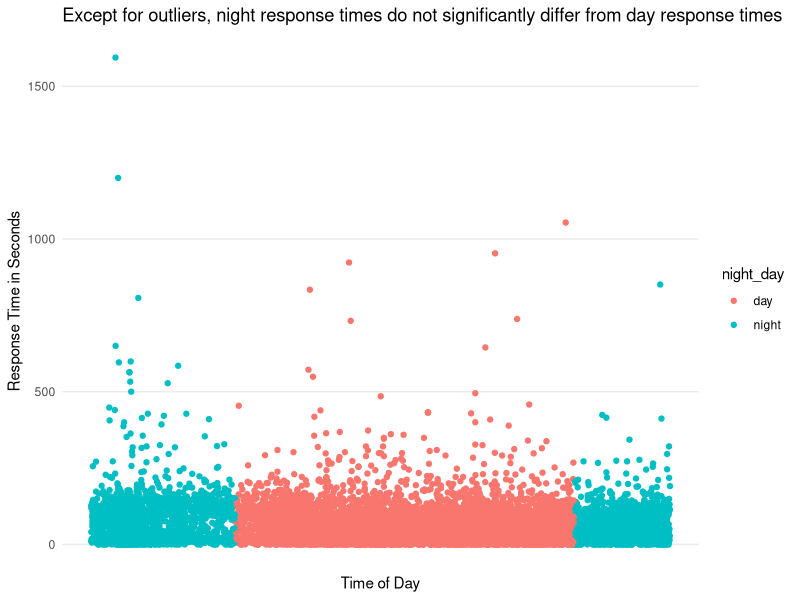
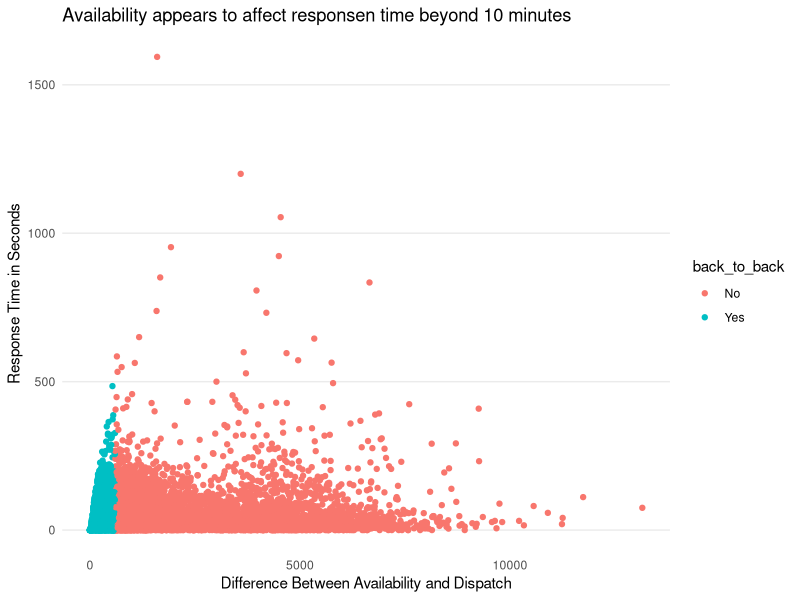
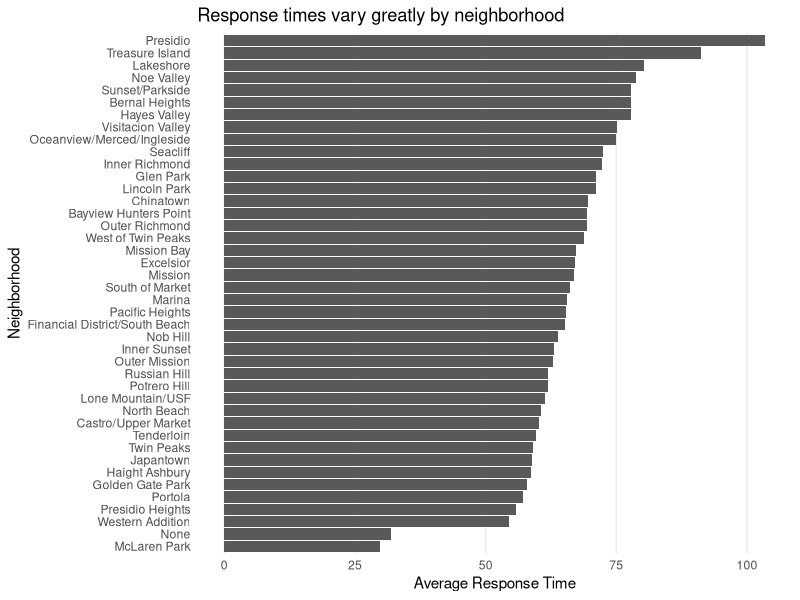

Source code (R) for these figures, in order:
## ---- chunk 1

library(tidyverse)

# This is the original code I used to read in a sample of the data set.  I'm keeping it here for reproducibility.
# 
# sample_data <- read_csv("Fire_Department_Calls_For_Service__2016_.csv",
#                         n_max = 10000)
# 
# write_csv(sample_data, "fire_subset.csv")

sample_data <- read_csv("fire_subset.csv") # this writes the actual file


## ---- chunk 2

glimpse(sample_data)

## ---- chunk 3

library(lubridate)

data_night <- sample_data %>% 
  select(RowID, `Call Number`, `Dispatch DtTm`, `Response DtTm`) %>%  # select colums
  filter(!is.na(`Response DtTm`) == T) %>%  # filter out NA
  mutate(`Dispatch DtTm` = mdy_hms(`Dispatch DtTm`),
         `Response DtTm` = mdy_hms(`Response DtTm`)) %>% # change columns to mdy_hms format from character
  mutate(difference = `Response DtTm` - `Dispatch DtTm`) %>% # make a column with the difference
  mutate(just_time = hms(format(ymd_hms(`Dispatch DtTm`), "%H:%M:%S"))) %>% # make column with just the time
  mutate(night_day = if_else(just_time >= hms("20:00:00") | just_time <= hms("06:00:00"), # mark as day or night
                     "night",
                     "day"))
                     
data_night

## ---- chunk 4

data_night %>% 
  group_by(night_day) %>% 
  summarise(average = mean(difference), median = median(difference))

## ---- chunk 5

ggplot(data_night, aes(x = as.numeric(just_time), 
                       y = difference, 
                       color = night_day)) +
  geom_point() +
  labs(y = "Response Time in Seconds",
       x = "Time of Day",
       title = "Except for outliers, night response times do not significantly differ from day response times") +
  theme_minimal() +
  theme(panel.grid.major.x = element_blank(),
        panel.grid.minor.x = element_blank(),
        panel.grid.minor.y = element_blank(),
        axis.text.x = element_blank())

## ---- chunk 6

data_available <- sample_data %>% 
  select(RowID, `Call Number`, `Dispatch DtTm`, `Response DtTm`, `Available DtTm`) %>%  # select colums
  filter(!is.na(`Response DtTm`) == T,
         !is.na(`Available DtTm`) == T) %>%  # filter out NA
  mutate(`Dispatch DtTm` = mdy_hms(`Dispatch DtTm`),
         `Response DtTm` = mdy_hms(`Response DtTm`),
         `Available DtTm` = mdy_hms(`Available DtTm`)) %>% # change columns to mdy_hms format from character
  mutate(difference = `Response DtTm` - `Dispatch DtTm`) %>% # make a column with the difference
  mutate(diff_avail = `Available DtTm` - `Dispatch DtTm`) %>% 
  mutate(back_to_back = if_else(diff_avail <= time_length(600),
                     "Yes",
                     "No"))
                     
data_available
## ---- chunk 7

data_available %>% 
  group_by(back_to_back) %>% 
  summarise(average = mean(difference), median = median(difference))

## ---- chunk 8

ggplot(data_available, aes(x = as.numeric(diff_avail), 
                       y = difference, 
                       color = back_to_back)) +
  geom_point() + 
  labs(y = "Response Time in Seconds",
       x = "Difference Between Availability and Dispatch",
       title = "Availability appears to affect responsen time beyond 10 minutes") +
  theme_minimal() +
  theme(panel.grid.major.x = element_blank(),
        panel.grid.minor.x = element_blank(),
        panel.grid.minor.y = element_blank())

## ---- chunk 9

data_neighborhood <- sample_data %>% 
  select(RowID, `Dispatch DtTm`, `Response DtTm`, `Neighborhooods - Analysis Boundaries`) %>%  # select colums
  filter(!is.na(`Response DtTm`) == T,
         !is.na(`Neighborhooods - Analysis Boundaries`)) %>%  # filter out NA
  mutate(`Dispatch DtTm` = mdy_hms(`Dispatch DtTm`),
         `Response DtTm` = mdy_hms(`Response DtTm`)) %>% # change columns to mdy_hms format from character
  mutate(difference = `Response DtTm` - `Dispatch DtTm`) %>% # make a column with the difference
  mutate(just_time = hms(format(ymd_hms(`Dispatch DtTm`), "%H:%M:%S"))) %>% # make column with just the time
  group_by(`Neighborhooods - Analysis Boundaries`) %>%
  summarise(average = mean(difference)) %>% 
  ungroup() %>% 
  arrange(desc(average)) %>% 
  rename(Neighborhood = `Neighborhooods - Analysis Boundaries`)
                     
data_neighborhood

ggplot(data_neighborhood, aes(x = reorder(Neighborhood, average), y = average)) +
  geom_col()+
  coord_flip() + 
  labs(x = "Neighborhood",
       y = "Average Response Time",
       title = "Response times vary greatly by neighborhood") +
  theme_minimal() +
  theme(panel.grid.minor.x = element_blank(),
        panel.grid.major.y = element_blank(),
        panel.grid.minor.y = element_blank())

